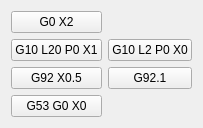
      <widget class="QWidget" name="tabWidget_5Page1">
       <attribute name="title">
        <string>MDI</string>
       </attribute>
       <layout class="QGridLayout" name="gridLayout_6">
        <item row="3" column="0">
         <widget class="QPushButton" name="pushButton_4">
          <property name="text">
           <string>G53 G0 X0</string>
          </property>
          <property name="function" stdset="0">
           <string>mdi</string>
          </property>
          <property name="command" stdset="0">
           <string>G53 G0 X0</string>
          </property>
         </widget>
        </item>
        <item row="0" column="0">
         <widget class="QPushButton" name="mdi_0">
          <property name="text">
           <string>G0 X2</string>
          </property>
          <property name="function" stdset="0">
           <string>mdi</string>
          </property>
          <property name="command" stdset="0">
           <string>G0 X2</string>
          </property>
         </widget>
        </item>
        <item row="2" column="0">
         <widget class="QPushButton" name="pushButton_3">
          <property name="text">
           <string>G92 X0.5</string>
          </property>
          <property name="function" stdset="0">
           <string>mdi</string>
          </property>
          <property name="command" stdset="0">
           <string>G92 X0.5</string>
          </property>
         </widget>
        </item>
        <item row="1" column="0">
         <widget class="QPushButton" name="mdi_1">
          <property name="text">
           <string>G10 L20 P0 X1</string>
          </property>
          <property name="function" stdset="0">
           <string>mdi</string>
          </property>
          <property name="command" stdset="0">
           <string>G10 L20 P0 X1</string>
          </property>
         </widget>
        </item>
        <item row="1" column="1">
         <widget class="QPushButton" name="pushButton_2">
          <property name="text">
           <string>G10 L2 P0 X0</string>
          </property>
          <property name="function" stdset="0">
           <string>mdi</string>
          </property>
          <property name="command" stdset="0">
           <string>G10 L2 P0 X0</string>
          </property>
         </widget>
        </item>
        <item row="2" column="1">
         <widget class="QPushButton" name="pushButton_5">
          <property name="text">
           <string>G92.1</string>
          </property>
          <property name="function" stdset="0">
           <string>mdi</string>
          </property>
          <property name="command" stdset="0">
           <string>G92.1</string>
          </property>
         </widget>
        </item>
       </layout>
      </widget>
